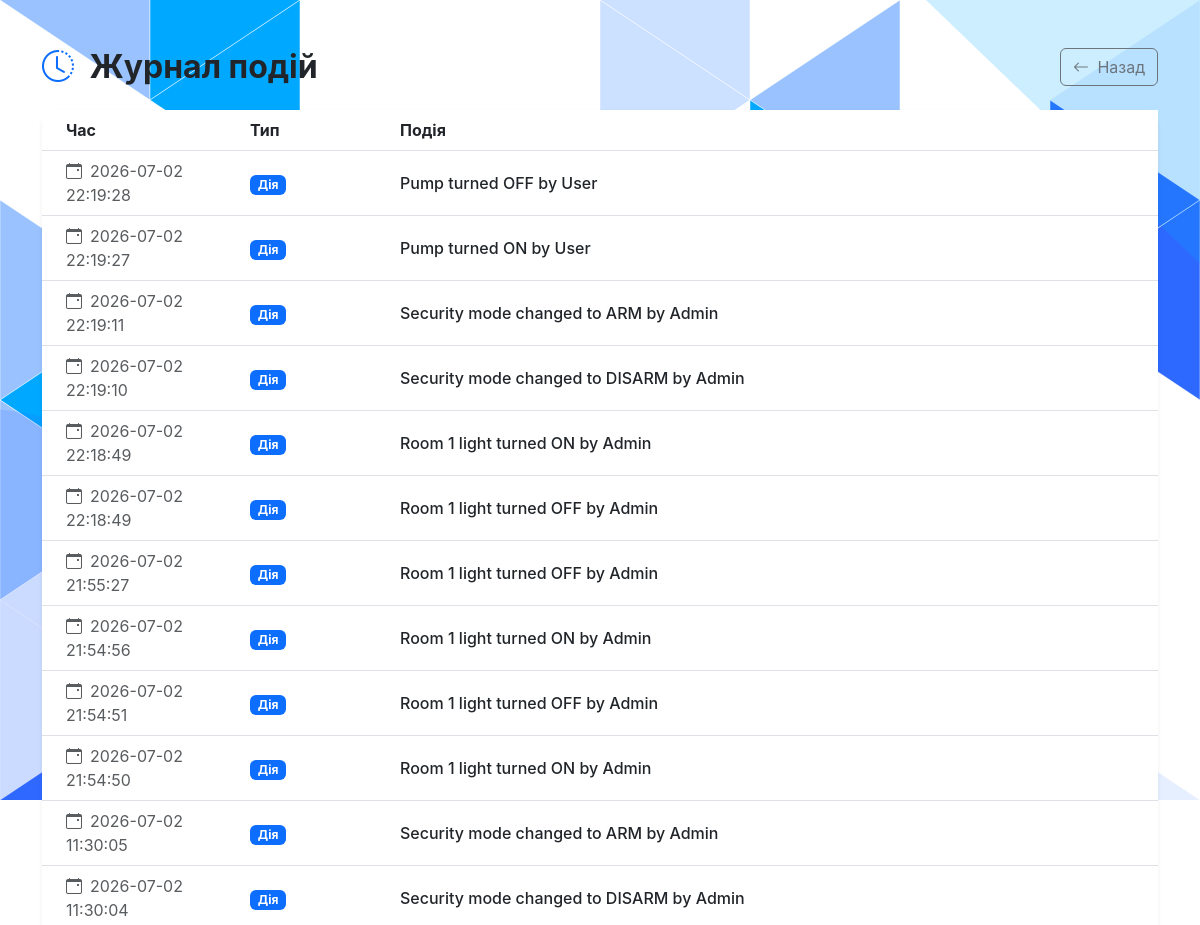
Page /logs (signed in, upper part) on the earlier database version.
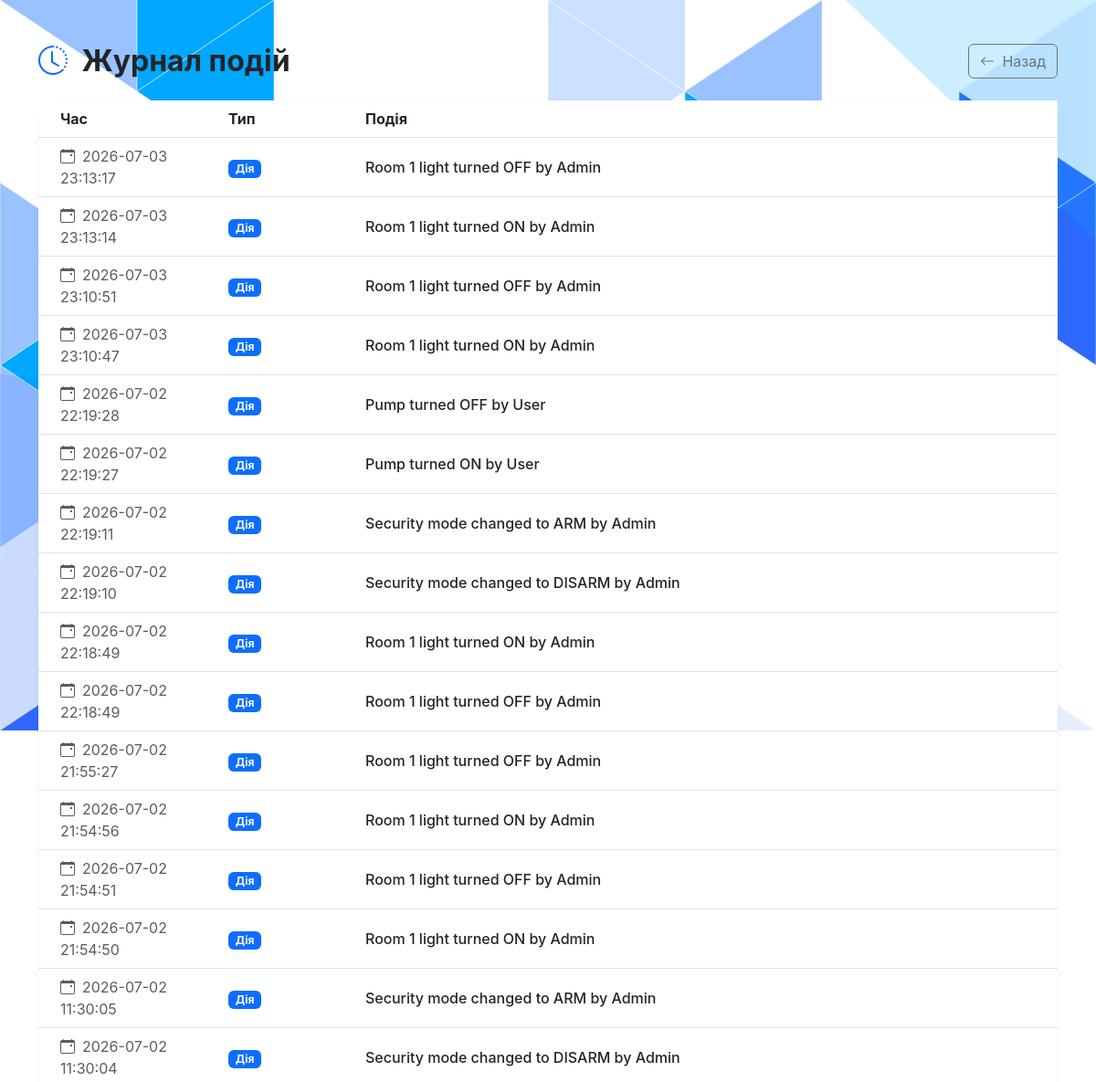
Same page on the later database version.
### tables this page shows
CREATE TABLE activity_log
                     (id INTEGER PRIMARY KEY AUTOINCREMENT,
                      event_type TEXT,
                      message TEXT,
                      timestamp DATETIME DEFAULT (datetime('now', 'localtime')));

### app.py (the view)
@app.route('/logs')
def view_logs():
    if session.get('role') not in ['admin', 'user']:
        return redirect('/login')
    try:
        with sqlite3.connect('smarthome.db') as conn:
            c = conn.cursor()
            c.execute("SELECT event_type, message, timestamp FROM activity_log ORDER BY timestamp DESC LIMIT 100")
            rows = c.fetchall()
            logs = [{"type": r[0], "message": r[1], "timestamp": r[2]} for r in rows]
    except Exception as e:
        logs = []
        print(f"DB Error fetching logs: {e}")
    return render_template('logs.html', logs=logs)

### templates/logs.html (shortened to what this page needs)
{% extends 'base.html' %}
{% block content %}
<div class="container py-5">
    <div class="row mb-4">
        <div class="col-12 d-flex justify-content-between align-items-center">
            <h2 class="fw-bold m-0"><i class="bi bi-clock-history text-primary me-2"></i> Журнал подій</h2>
            <a href="javascript:history.back()" class="btn btn-outline-secondary">
                <i class="bi bi-arrow-left me-1"></i> Назад
            </a>
        </div>
    </div>
    <div class="row">
        <div class="col-12">
            <div class="card shadow-sm border-0" style="border-radius: 15px;">
                <div class="card-body p-0">
                    <div class="table-responsive">
                        <table class="table table-hover align-middle m-0">
                            <thead class="adaptive-table-header">
                                <tr>
                                    <th scope="col" class="ps-4">Час</th>
                                    <th scope="col">Тип</th>
                                    <th scope="col">Подія</th>
                                </tr>
                            </thead>
                            <tbody>
                                {% if logs %}
                                    {% for log in logs %}
                                    <tr>
                                        <td class="ps-4 text-muted" style="width: 200px;">
                                            <i class="bi bi-calendar-event me-2"></i>{{ log.timestamp }}
                                        </td>
                                        <td style="width: 150px;">
                                            {% if log.type == 'alert' %}
                                                <span class="badge bg-danger">Тривога</span>
                                            {% elif log.type == 'action' %}
                                                <span class="badge bg-primary">Дія</span>
                                            {% else %}
                                                <span class="badge bg-info">Статус</span>
                                            {% endif %}
                                        </td>
                                        <td class="fw-medium">
                                            {{ log.message }}
                                        </td>
                                    </tr>
                                    {% endfor %}
                                {% endif %}
                            </tbody>
                        </table>
                    </div>
                </div>
            </div>
        </div>
    </div>
</div>
{% endblock %}

Differences in the rows shown:
added activity_log: timestamp "2026-07-03 23:13:17", event_type "Дія", message "Room 1 light turned OFF by Admin"
added activity_log: timestamp "2026-07-03 23:13:14", event_type "Дія", message "Room 1 light turned ON by Admin"
added activity_log: timestamp "2026-07-03 23:10:51", event_type "Дія", message "Room 1 light turned OFF by Admin"
added activity_log: timestamp "2026-07-03 23:10:47", event_type "Дія", message "Room 1 light turned ON by Admin"
